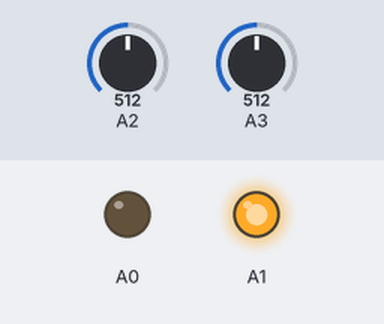
Simulated run of this sketch. Board: Arduino Uno, built with avr-gcc and run on an emulated ATmega328P. On the bench: output pins drawn as LEDs (lit = HIGH). Inputs (shaded band) come from the test bench; at power-on: A2 = 512, A3 = 512. What the sketch prints to the serial monitor is not drawn.

Above: at 1.2 s.
1.3 s: A2 set to 716
3.0 s: A3 set to 716
4.5 s: A2 set to 900
6.1 s: A3 set to 900
Timing chart, 0 to 8.6 s (numbered marks = the images above; inputs shaded):
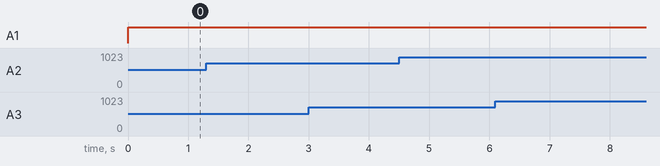

The sketch:

part2_arduino.ino
```cpp
void setup() {
  pinMode(A0, OUTPUT);
  pinMode(A1, OUTPUT);
  pinMode(A2, INPUT);
  pinMode(A3, INPUT);
  Serial.begin(9600);

}

void loop() {
  digitalWrite(A0, LOW);
  digitalWrite(A1, HIGH);
  int touch_sensor = analogRead(A2);
  int potentiometer = analogRead(A3);
  Serial.write(touch_sensor);
  Serial.write(potentiometer);
  delay(10);
}
```

Measured:
- after the input at 1.3 s, every drawn part: stays the same
- after the input at 3.0 s, every drawn part: stays the same
- after the input at 4.5 s, every drawn part: stays the same
- after the input at 6.1 s, every drawn part: stays the same
